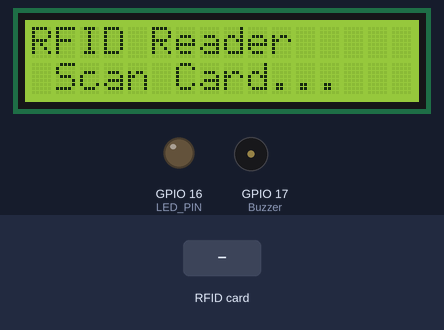
Bench run of a sketch on a simulated ESP32. Parts: 16×2 character LCD, output pins drawn as LEDs (lit = HIGH), buzzer (waves = sounding, pin HIGH). Inputs (shaded band) come from the test bench. What the sketch prints to the serial monitor is not drawn.

Above: at 4.3 s.
4.4 s: RFID card 5E 7A 19 C4 held to the reader
At 5.2 s:
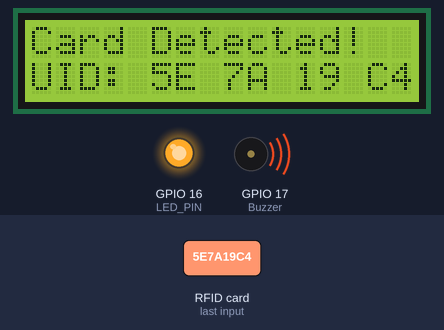
At 6.7 s:
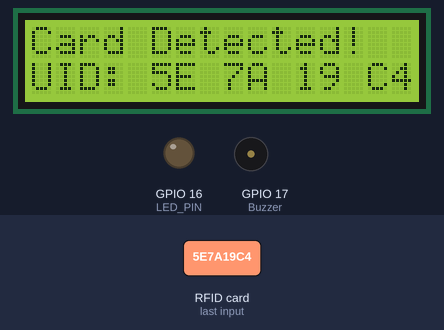
Timing chart, 0 to 8.2 s (numbered marks = the images above; inputs shaded):
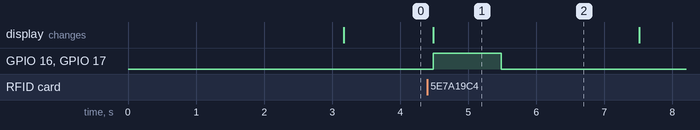

The sketch:

server.ino
```cpp
// 1st ESP32 (Server)

#include <WiFi.h>
#include <SPI.h>
#include <MFRC522.h>
#include <Wire.h>
#include <LiquidCrystal_I2C.h>

#define Buzzer 17
#define LED_PIN 16
#define SS_PIN 5
#define RST_PIN 22

// WiFi Configuration
const char* ssid = "ESP32-Server";
const char* password = "password123";
WiFiServer server(80);

// LCD Configuration
LiquidCrystal_I2C lcd(0x27, 16, 2);
MFRC522 mfrc522(SS_PIN, RST_PIN);

void setup() {
  Serial.begin(115200);

  // Initialize WiFi AP
  WiFi.softAP(ssid, password);
  IPAddress IP = WiFi.softAPIP();
  Serial.print("AP IP address: ");
  Serial.println(IP);

  // Initialize peripherals
  SPI.begin();
  mfrc522.PCD_Init();
  pinMode(Buzzer, OUTPUT);
  pinMode(LED_PIN, OUTPUT);
  digitalWrite(LED_PIN, LOW);

  // Initialize LCD
  lcd.init();
  lcd.backlight();
  lcd.clear();
  lcd.setCursor(0, 0);
  lcd.print("SSID: " + String(ssid));
  lcd.setCursor(0, 1);
  lcd.print("IP: " + IP.toString());
  delay(3000);

  // Start server
  server.begin();

  // Show ready message
  lcd.clear();
  lcd.print("RFID Reader");
  lcd.setCursor(0, 1);
  lcd.print(" Scan Card...");
}

void loop() {
  // Handle client connections
  WiFiClient client = server.available();
  if (client) {
    lcd.clear();
    lcd.print("Client Connected!");
    client.stop();
    delay(2000);
    lcd.clear();
    lcd.print("RFID Reader");
    lcd.setCursor(0, 1);
    lcd.print(" Scan Card...");
  }

  // Existing RFID functionality
  if (mfrc522.PICC_IsNewCardPresent() && mfrc522.PICC_ReadCardSerial()) {
    lcd.clear();
    lcd.setCursor(0, 0);
    lcd.print("Card Detected!");

    String uidString = "";
    for (byte i = 0; i < mfrc522.uid.size; i++) {
      uidString += String(mfrc522.uid.uidByte[i] < 0x10 ? " 0" : " ");
      uidString += String(mfrc522.uid.uidByte[i], HEX);
    }
    uidString.toUpperCase();

    lcd.setCursor(0, 1);
    lcd.print("UID:");
    lcd.print(uidString);

    Serial.print("UID Tag:");
    Serial.println(uidString);

    digitalWrite(Buzzer, HIGH);
    digitalWrite(LED_PIN, HIGH);
    delay(1000);
    digitalWrite(Buzzer, LOW);
    digitalWrite(LED_PIN, LOW);

    mfrc522.PICC_HaltA();
    mfrc522.PCD_StopCrypto1();

    delay(2000);
    lcd.clear();
    lcd.print("RFID Reader");
    lcd.setCursor(0, 1);
    lcd.print(" Scan Card...");
  }
  delay(50);
}
```

Measured:
- after the input at 4.4 s, GPIO 16 (LED_PIN), GPIO 17 (Buzzer): LOW → HIGH after 0.09 s, → LOW 1.0 s later; the display: changes after 0.09 s (image 1)
